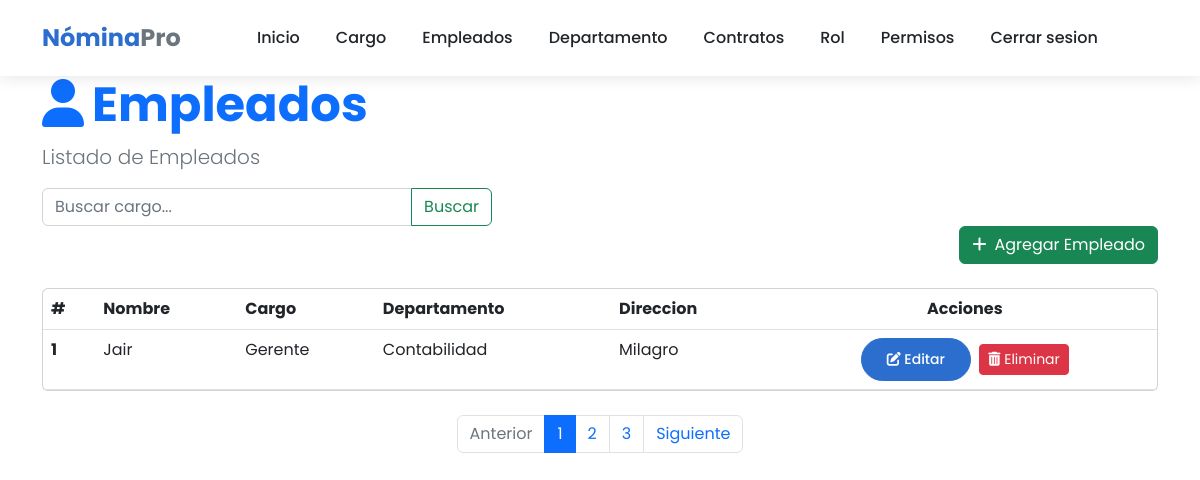
/nomina/list_empleado (signed in), run on an earlier commit of the app's database.
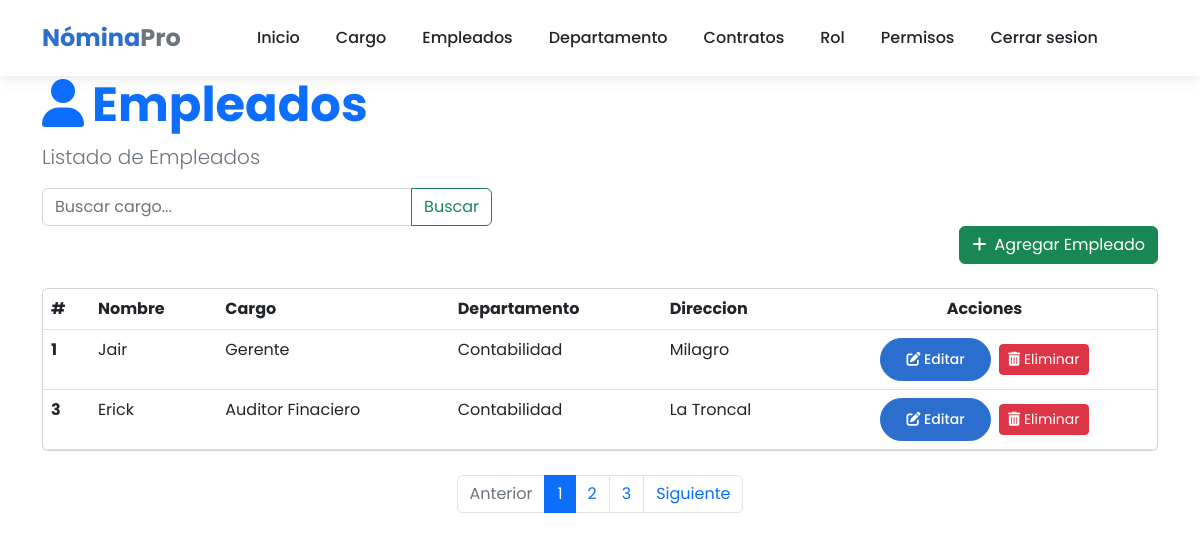
And on a later commit of the database.
### core/models.py (models this page shows, shortened)
class Empleado(models.Model):
    SEXO_CHOICES = [
    ('M', 'Masculino'),
    ('F', 'Femenino'),
    ]
    nombre = models.CharField(max_length=100)
    cedula = models.CharField(max_length=20, unique=True)
    direccion = models.TextField()
    sexo = models.CharField(max_length=1, choices=SEXO_CHOICES)
    sueldo = models.DecimalField(max_digits=10, decimal_places=2)
    cargo = models.ForeignKey(Cargo, on_delete=models.CASCADE)
    departamento = models.ForeignKey(Departamento, on_delete=models.CASCADE)
    tipo_contrato = models.ForeignKey(TipoContrato, on_delete=models.CASCADE)

class Cargo(models.Model):
    descripcion = models.CharField(max_length=100)
    def __str__(self):
        return self.descripcion

class Departamento(models.Model):
    descripcion = models.CharField(max_length=100)
    def __str__(self):
        return self.descripcion

### core/views.py (the view)
# urls.py: path('list_empleado', views.list_empleado, name="list_empleado"),
@login_required
def list_empleado (request):
    query= request.GET.get('q',None)
    print(query)
    if query: empleados = Empleado.objects.filter(nombre__icontains=query)
    else: empleados = Empleado.objects.all()
    context = {'empleados': empleados, 'title': 'Listado de nomina'}
    return render(request, 'empleados/list.html', context)

### template/empleados/list.html (shortened to what this page needs)
{% extends "home.html" %}
{% block content %}
<div class="container">
    <header class="page-header">
        <h1 class="display-5 fw-bold text-primary">
            <i class="fas fa-user me-2"></i>Empleados
        </h1>
        <p class="lead text-muted">Listado de Empleados</p>
    </header>
    <form action="" style="max-width: 450px;">
        <div class="input-group">
            <input type="text" class="form-control" placeholder="Buscar cargo..." name="q" value="{{ request.GET.q }}">
            <button class="btn btn-outline-success" data-bs-toggle="tooltip" data-bs-title="Escriba parte del apellido y click en buscar">
                Buscar
            </button>
        </div>
    </form>
    <div class="d-flex justify-content-end mb-4">
        <a class="btn btn-success text-white"  href="{% url 'core:create_empleado' %}">
            <i class="fas fa-plus me-2"></i>Agregar Empleado
        </a>
    </div>
    <div class="card mb-4">
        <div class="card-body p-0">
            <div class="table-responsive">
                <table class="table table-hover mb-0">
                    <thead>
                        <tr>
                            <th scope="col">#</th>
                            <th scope="col">Nombre</th>
                            <th scope="col">Cargo</th>
                            <th scope="col">Departamento</th>
                            <th scope="col">Direccion</th>
                            <th scope="col" class="text-center">Acciones</th>
                    </thead>
                    <tbody>
                       {% for empleado in empleados %}
                        <tr>
                            <th scope="row">{{empleado.id}}</th>
                            <td>{{empleado.nombre}}</td>
                            <td>{{empleado.cargo}}</td>
                            <td>{{empleado.departamento}}</td>
                            <td>{{empleado.direccion}}</td>
                            <td class="text-center">
                                <a href="{% url 'core:update_empleado' empleado.id %}" class="btn btn-sm btn-primary me-1">
                                    <i class="fas fa-edit"></i> Editar
                                </a>
                                <a  href="{% url 'core:delete_empleado' empleado.id %}" class="btn btn-sm btn-danger">
                                    <i class="fas fa-trash-alt"></i> Eliminar
                                </a>
                            </td>
                        </tr>
                       {% endfor %}
                    </tbody>
                </table>
            </div>
        </div>
    </div>
    <nav aria-label="Page navigation" class="mb-4">
        <ul class="pagination justify-content-center">
            <li class="page-item disabled">
                <a class="page-link" href="#" tabindex="-1" aria-disabled="true">Anterior</a>
            </li>
            <li class="page-item active"><a class="page-link" href="#">1</a></li>
            <li class="page-item"><a class="page-link" href="#">2</a></li>
            <li class="page-item"><a class="page-link" href="#">3</a></li>
            <li class="page-item">
                <a class="page-link" href="#">Siguiente</a>
            </li>
        </ul>
    </nav>
</div>
{% endblock %}

What changed in the data, as far as the page shows it:
added Empleado: id "3", nombre "Erick", cargo "Auditor Finaciero", departamento "Contabilidad", direccion "La Troncal"
